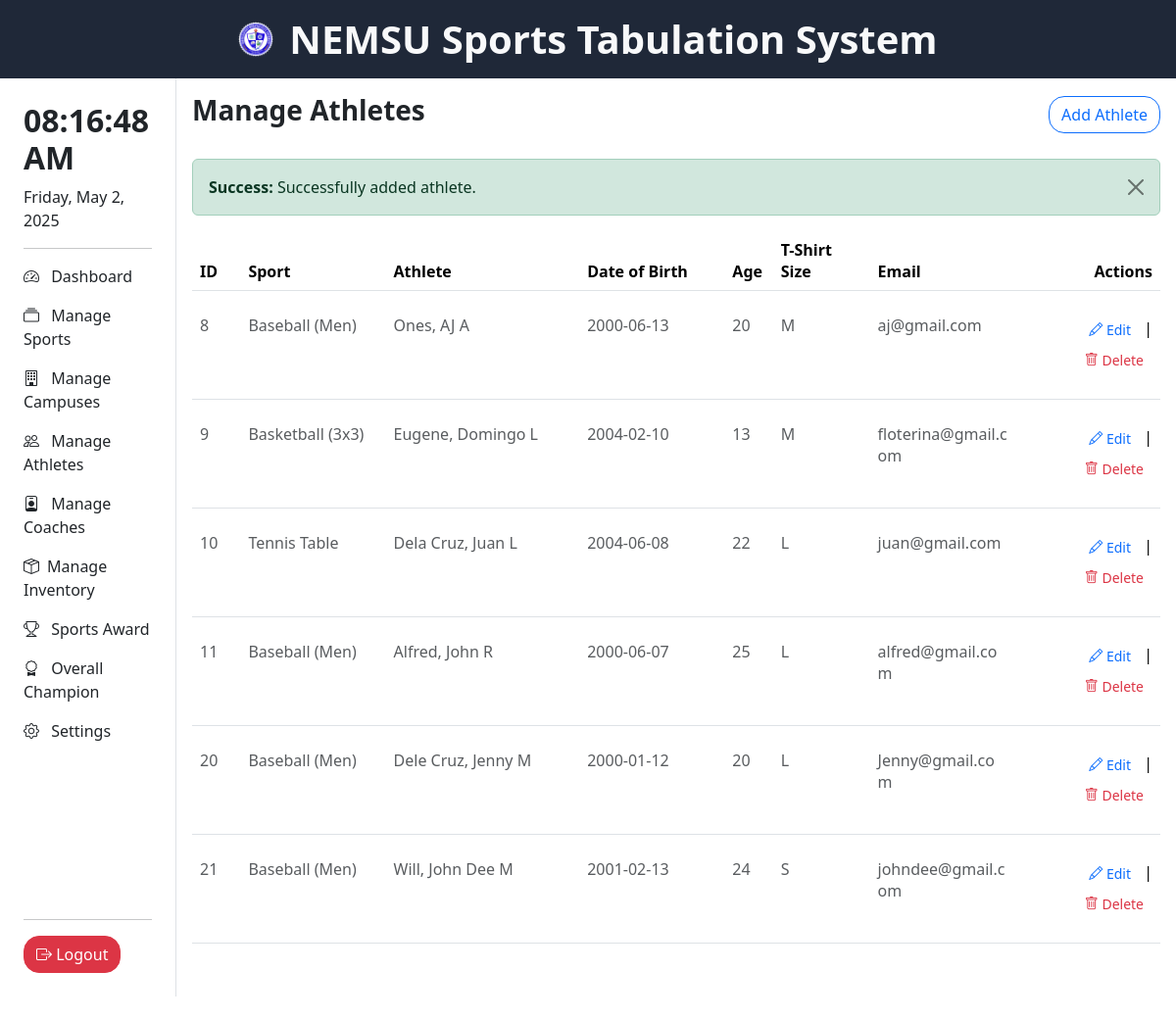
The page /pages/manage_athletes.php?message=1 (signed in) on the database as committed earlier.
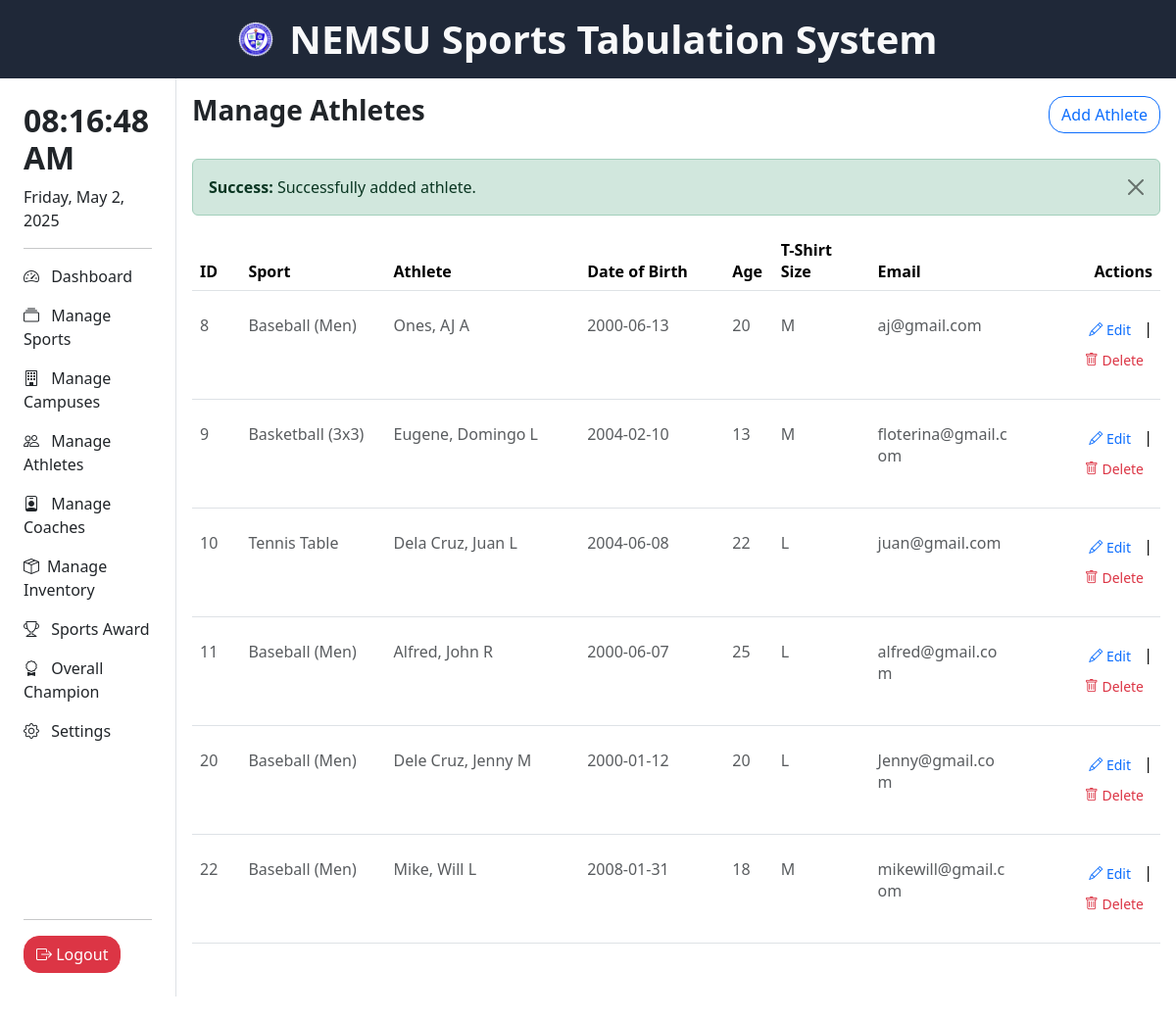
The same page on the database as committed later.
### tables this page shows
CREATE TABLE `athletes` (
  `id` int(11) NOT NULL,
  `sport_id` int(11) DEFAULT NULL,
  `last_name` varchar(100) DEFAULT NULL,
  `first_name` varchar(100) DEFAULT NULL,
  `middle_initial` char(1) DEFAULT NULL,
  `date_of_birth` date DEFAULT NULL,
  `age` int(11) DEFAULT NULL,
  `t_shirt_size` varchar(5) DEFAULT NULL,
  `email` varchar(100) DEFAULT NULL
);

CREATE TABLE `sports` (
  `id` int(11) NOT NULL,
  `name` varchar(255) NOT NULL,
  `description` varchar(500) NOT NULL
);

### pages/manage_athletes.php (the view, shortened to what this page needs)
<html lang="en">
<head>
    <?php include '../header.php'; ?>
</head>
<body>
    <div>
        <?php include 'head_nav.php'; ?>
        <div style="height: 90vh;" class="d-flex flex-row">
            <div style="width: 15%">
                <?php include 'navigation.php'; ?>
            </div>
            <div style="width: 85%">
                <div class="container p-3">
                <div class="d-flex justify-content-between align-items-center mb-4">
                    <h3 class="fw-bold">Manage Athletes</h3>
                    <button type="button" class="btn rounded-4 btn-outline-primary" data-bs-toggle="modal" data-bs-target="#addAthleteModal">
                        Add Athlete
                    </button>
                </div>
                <?php
                if (isset($_GET['message'])) {
                    $message = htmlspecialchars($_GET['message']);
                    if ($message == 1) {
                        echo "<div class='alert alert-success alert-dismissible fade show' role='alert'>
                                <strong>Success:</strong> Successfully added athlete.
                                <button type='button' class='btn-close' data-bs-dismiss='alert' aria-label='Close'></button>
                              </div>";
                    } elseif ($message == 2) {
                        echo "<div class='alert alert-danger alert-dismissible fade show' role='alert'>
                                <strong>Deleted:</strong> Athlete removed from the list.
                                <button type='button' class='btn-close' data-bs-dismiss='alert' aria-label='Close'></button>
                              </div>";
                    } elseif ($message == 3) {
                        echo "<div class='alert alert-warning alert-dismissible fade show' role='alert'>
                                <strong>Edited:</strong> Athlete updated from the list.
                                <button type='button' class='btn-close' data-bs-dismiss='alert' aria-label='Close'></button>
                              </div>";
                    }
                }
                ?>
                <div style="overflow-y: auto; max-height: 70vh;">
                    <table class="table">
                        <thead>
                            <tr>
                                <th style="width: 5%;"><a href="?sort=id&order=<?php echo (isset($_GET['sort']) && $_GET['sort'] == 'id' && (!isset($_GET['order']) || $_GET['order'] == 'asc')) ? 'desc' : 'asc'; ?>" class="text-decoration-none text-black">ID </a></th>
                                <th style="width: 15%;"><a href="?sort=sport_id&order=<?php echo (isset($_GET['sort']) && $_GET['sort'] == 'sport_id' && (!isset($_GET['order']) || $_GET['order'] == 'asc')) ? 'desc' : 'asc'; ?>" class="text-decoration-none text-black">Sport </a></th>
                                <th style="width: 20%;"><a href="?sort=athlete_name&order=<?php echo (isset($_GET['sort']) && $_GET['sort'] == 'athlete_name' && (!isset($_GET['order']) || $_GET['order'] == 'asc')) ? 'desc' : 'asc'; ?>" class="text-decoration-none text-black">Athlete </a></th>
                                <th style="width: 15%;"><a href="?sort=date_of_birth&order=<?php echo (isset($_GET['sort']) && $_GET['sort'] == 'date_of_birth' && (!isset($_GET['order']) || $_GET['order'] == 'asc')) ? 'desc' : 'asc'; ?>" class="text-decoration-none text-black">Date of Birth </a></th>
                                <th style="width: 5%;"><a href="?sort=age&order=<?php echo (isset($_GET['sort']) && $_GET['sort'] == 'age' && (!isset($_GET['order']) || $_GET['order'] == 'asc')) ? 'desc' : 'asc'; ?>" class="text-decoration-none text-black">Age </a></th>
                                <th style="width: 10%;"><a href="?sort=t_shirt_size&order=<?php echo (isset($_GET['sort']) && $_GET['sort'] == 't_shirt_size' && (!isset($_GET['order']) || $_GET['order'] == 'asc')) ? 'desc' : 'asc'; ?>" class="text-decoration-none text-black">T-Shirt Size </a></th>
                                <th style="width: 15%;"><a href="?sort=email&order=<?php echo (isset($_GET['sort']) && $_GET['sort'] == 'email' && (!isset($_GET['order']) || $_GET['order'] == 'asc')) ? 'desc' : 'asc'; ?>" class="text-decoration-none text-black">Email </a></th>
                                <th style="width: 15%;" class="text-end">Actions</th>
                            </tr>
                        </thead>
                        <tbody>
                            <?php
                            $sort_column = isset($_GET['sort']) ? $_GET['sort'] : 'id';
                            $sort_order = isset($_GET['order']) && $_GET['order'] == 'desc' ? 'DESC' : 'ASC';
                            $query = "SELECT athletes.*, sports.name AS sport_name,
                                      CONCAT(athletes.last_name, ', ', athletes.first_name, ' ', athletes.middle_initial) AS athlete_name
                                      FROM athletes
                                      JOIN sports ON athletes.sport_id = sports.id
                                      ORDER BY $sort_column $sort_order";
                            $stmt = $conn->prepare($query);
                            $stmt->execute();
                            $result = $stmt->get_result();
                            if ($result && mysqli_num_rows($result) > 0) {
                                while ($athlete = mysqli_fetch_assoc($result)) {
                                    echo "<tr>";
                                    echo "<td class='text-muted py-4'>{$athlete['id']}</td>";
                                    echo "<td class='text-muted py-4'>{$athlete['sport_name']}</td>";
                                    echo "<td class='text-muted py-4'>{$athlete['athlete_name']}</td>";
                                    echo "<td class='text-muted py-4'>{$athlete['date_of_birth']}</td>";
                                    echo "<td class='text-muted py-4'>{$athlete['age']}</td>";
                                    echo "<td class='text-muted py-4'>{$athlete['t_shirt_size']}</td>";
                                    echo "<td class='text-muted py-4'>{$athlete['email']}</td>";
                                    echo "<td class='text-end py-4'>
                                        <a href='edit_athlete.php?id={$athlete['id']}' class='btn btn-sm text-primary'><i class='bi bi-pencil'></i> Edit</a> |
                                        <a href='delete_athlete.php?id={$athlete['id']}' class='btn btn-sm text-danger'><i class='bi bi-trash'></i> Delete</a>
                                    </td>";
                                    echo "</tr>";
                                }
                            } else {
                                echo "<tr><td colspan='10' class='text-center text-muted py-2'>No athletes found</td></tr>";
                            }
                            ?>
                        </tbody>
                    </table>
                </div>
                </div>
            </div>
        </div>
    </div>
</body>
</html>

### header.php (shortened to what this page needs)
<link href="https://cdn.jsdelivr.net/npm/bootstrap@5.3.5/dist/css/bootstrap.min.css" rel="stylesheet">
<link rel="stylesheet" href="https://cdn.jsdelivr.net/npm/bootstrap-icons@1.11.3/font/bootstrap-icons.min.css">

### pages/head_nav.php
<div style="background-color: #1f2838;" class="d-flex justify-content-center align-items-center py-3 text-center">
    <img src="../assets/img/nemsu_logo.png" alt="NEMSU Logo" class="img-fluid me-3" style="width: 3%;">
    <h1 class="fw-bold mb-0 text-light">NEMSU Sports Tabulation System</h1>
</div>

### pages/navigation.php (shortened to what this page needs)
<div class="border-end justify-content-between" style="display: flex; flex-direction: column; height: 90vh; background-color: white; overflow-y: auto;">
    <ul class="nav-list p-4" style="list-style-type: none; padding: 0; margin: 0; font-size: 1rem;">
        <div id="realtime-clock">
            <h2 class="fw-bolder" id="time"></h2>
            <p id="date"></p>
        </div>
        <hr>
        <li class="mb-3">
            <a class="text-dark" href="./dashboard.php" style="text-decoration: none;">
            <i class="bi bi-speedometer2 me-2"></i> Dashboard
            </a>
        </li>
        <li class="mb-3">
            <a class="text-dark" href="./manage_sports.php" style="text-decoration: none;">
            <i class="bi bi-collection me-2"></i> Manage Sports
            </a>
        </li>
        <li class="mb-3">
            <a class="text-dark" href="./manage_campuses.php" style="text-decoration: none;">
            <i class="bi bi-building me-2"></i> Manage Campuses
            </a>
        </li>
        <li class="mb-3">
            <a class="text-dark" href="./manage_athletes.php" style="text-decoration: none;">
            <i class="bi bi-people me-2"></i> Manage Athletes
            </a>
        </li>
        <li class="mb-3">
            <a class="text-dark" href="./manage_coaches.php" style="text-decoration: none;">
            <i class="bi bi-person-badge me-2"></i> Manage Coaches
            </a>
        </li>
        <li class="mb-3">
            <a class="text-dark" href="./manage_inventory.php" style="text-decoration: none;">
            <i class="bi bi-box-seam me-2"></i>Manage Inventory
            </a>
        </li>
        <li class="mb-3">
            <a class="text-dark" href="./manage_awards.php" style="text-decoration: none;">
            <i class="bi bi-trophy me-2"></i> Sports Award
            </a>
        </li>
        <li class="mb-3">
            <a class="text-dark" href="./champion.php" style="text-decoration: none;">
            <i class="bi bi-award me-2"></i> Overall Champion
            </a>
        </li>
        <li class="mb-3">
            <a class="text-dark" href="./settings.php" style="text-decoration: none;">
            <i class="bi bi-gear me-2"></i> Settings
            </a>
        </li>
    </ul>
    <div class="p-4">
        <hr>
        <a class="btn btn-danger rounded-4" href="./logout.php" style="text-decoration: none;">
            <i class="bi bi-box-arrow-right"></i> Logout
        </a>
    </div>
</div>

### pages/manage_athletes.php (style rules this page uses)
table { width: 100%; table-layout: fixed; }
th, td { word-wrap: break-word; }

Rows that differ between the two databases and show on the page:
removed athletes: id "21", sport.name "Baseball (Men)", athlete_name "Will, John Dee M", date_of_birth "2001-02-13", age "24", t_shirt_size "S", email "johndee@gmail.com"
added athletes: id "22", sport.name "Baseball (Men)", athlete_name "Mike, Will L", date_of_birth "2008-01-31", age "18", t_shirt_size "M", email "mikewill@gmail.com"
